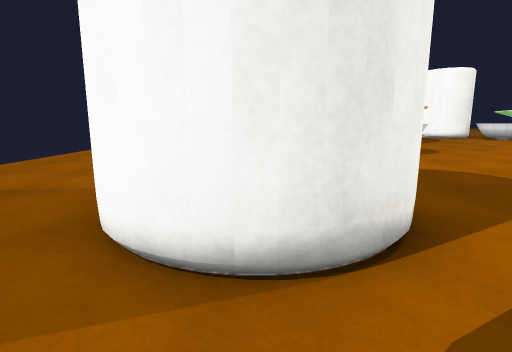
view 1 (above)

17 first-person views from a walk through a scene from a Unity 3-D project. The camera is 1.2 m above the floor, tilts 10° down and sees 80° across. The floor is counted in squares, 1 m on a side. Each view is taken from the middle of a square. On the plan, view 1 faces up. The plan holds only what a view shows up to about 13 squares ahead; the rest is blank. The place goes on beyond the plan. The player character is not drawn. Some animated figures are not drawn. Some surface patterns are stand-ins.

view 2
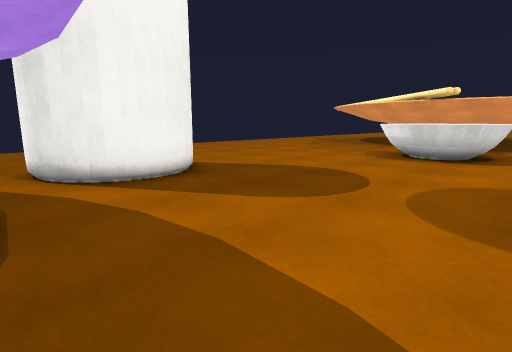

view 3
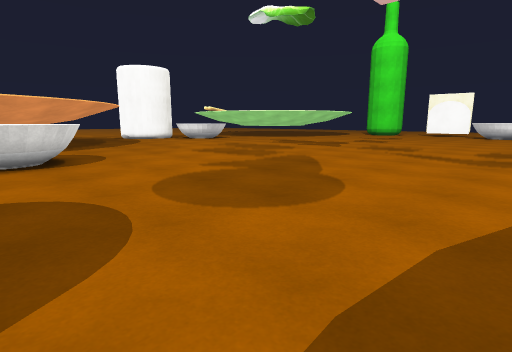

view 4
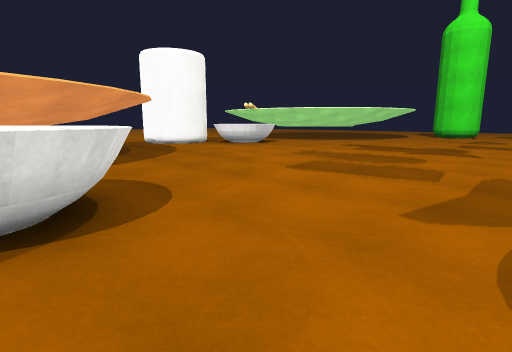

view 5
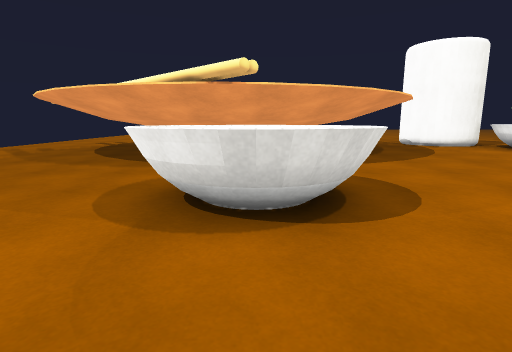

view 6
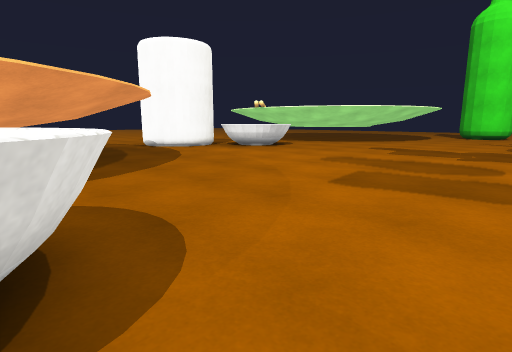

view 7
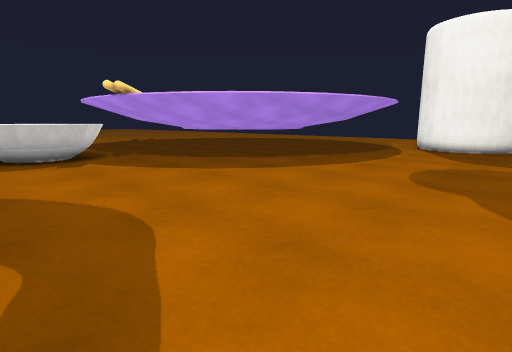

view 8
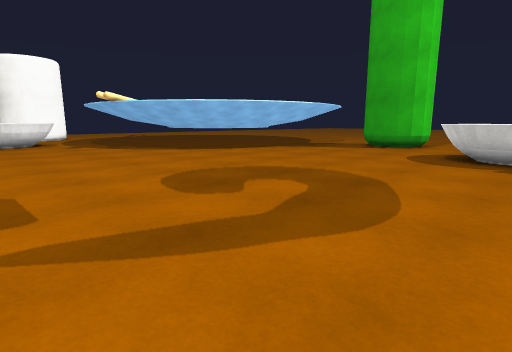

view 9
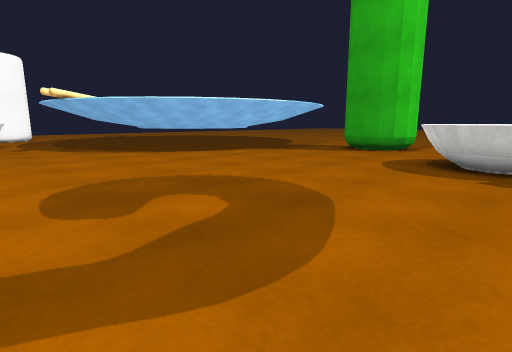

view 10
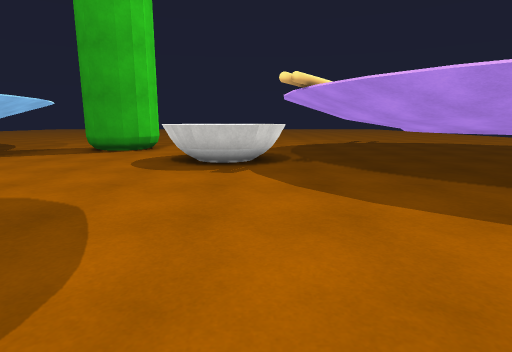

view 11
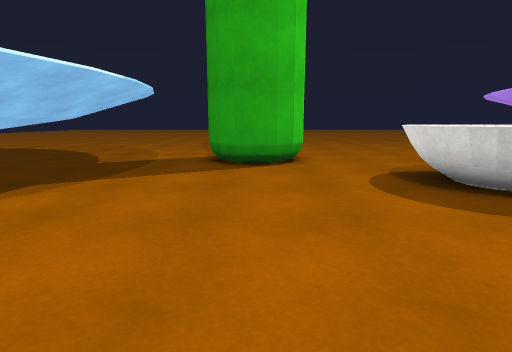

view 12
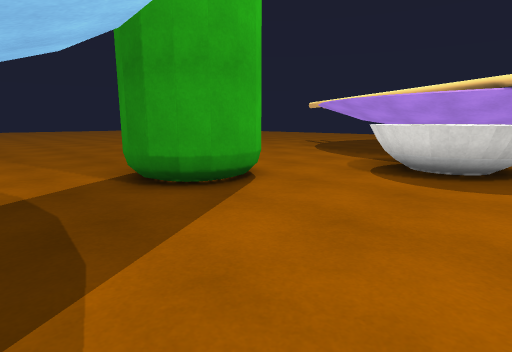

view 13
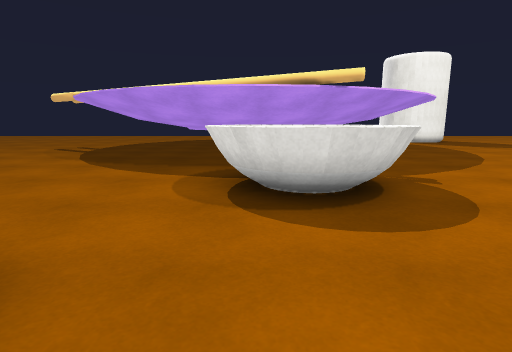

view 14
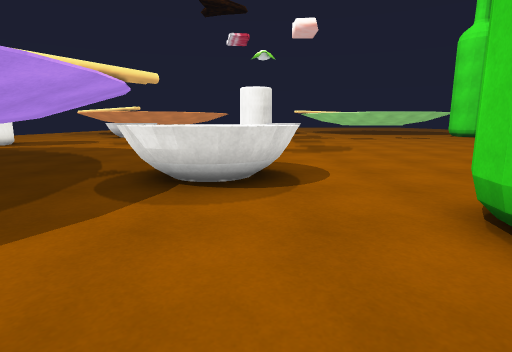

view 15
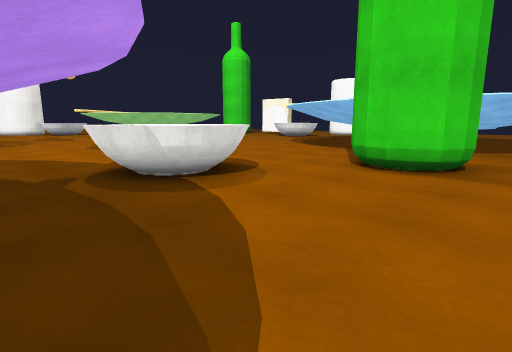

view 16
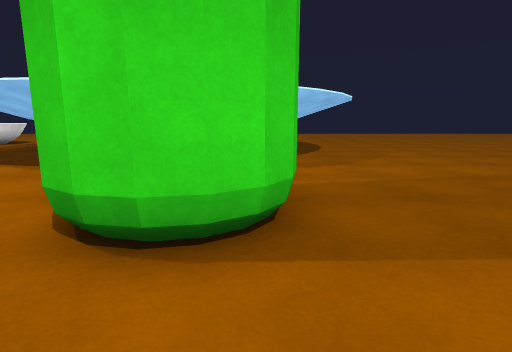

view 17
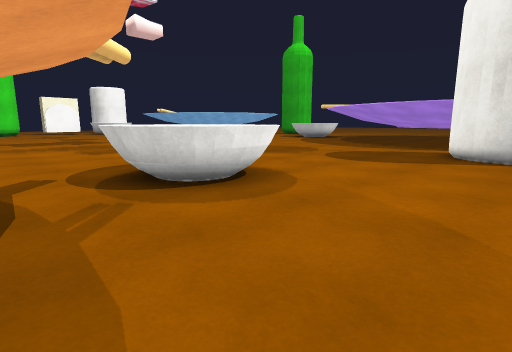

### Floor plan
Key: @ floor where view 1 was taken; # wall or solid block; x gap in a wall; . floor; ^ raised ledge; O other object.
Columns run from 1 left of view 1 to 28 right of it. Each row starts with its distance up from view 1.
 22             ..
 21            ^.....
 20            ......
 19           ^......
 18          ^........
 17 ...  ^^^ ..........
 16 ....................
 15 .....O#O.............
 14 ....OOOOO.............
 13 ....OO OO..............
 12 ....OOOOO..............
 11 .....OOO...............
 10 .......................
  9 ......................
  8 ..................
  7 .....................
  6  ##...........................
  5   ##..........................
  4    #..........................
  3   ##..........................
  2 ###...........................
  1 .............................
  0  @      ^...................
 -1          ^.................
 -2           ^...............
 -3            ^..OOO........^
 -4            ^.OOOOO.......
 -5             .OO OO......^
 -6             xOOOOO......
 -7             ..OOO.......^
 -8             .......###..^
 -9             .......###...
-10            ........###...^
-11           ................^
-12           .................^^

Positions as (right, up) in squares from view 1, and headings:
1: (0, 0), facing up
2: (8, 1), facing up-left
3: (4, 2), facing up-right
4: (5, 8), facing up-right
5: (5, 8), facing up
6: (6, 10), facing up-right
7: (16, 7), facing down-left
8: (13, 7), facing down-right
9: (13, 5), facing down-right
10: (13, 5), facing down
11: (19, 1), facing down
12: (23, -3), facing down-left
13: (20, -6), facing left
14: (15, -12), facing up
15: (10, -12), facing up-right
16: (15, -10), facing right
17: (-1, 17), facing down-right
